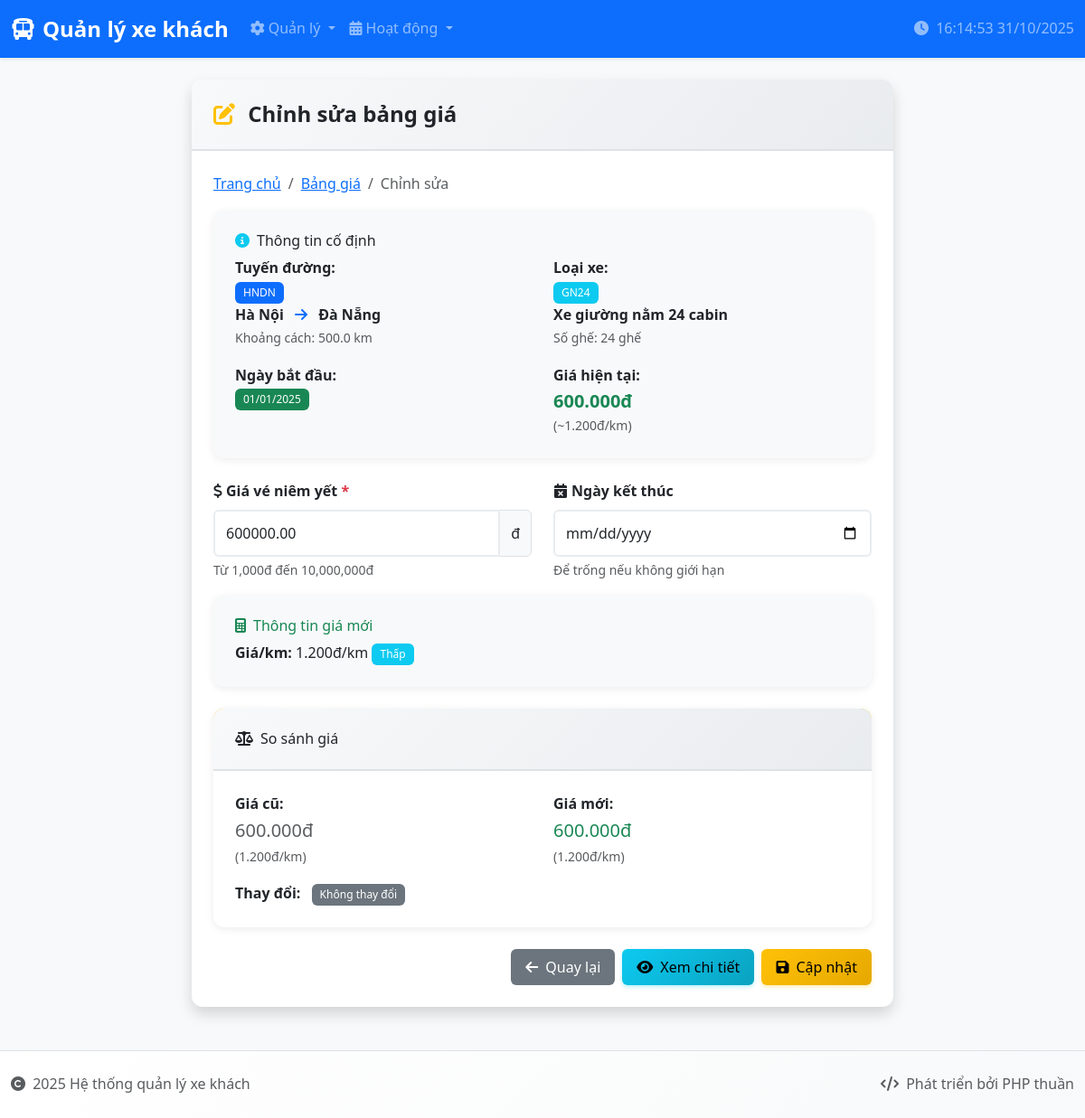
The page /quanly_xe_khach/bang_gia/edit.php?tuyen=HNDN&loai=GN24&ngay=2025-01-01 on the database its author committed.
### tables this page shows
CREATE TABLE `bang_gia` (
  `MaTuyenDuong` varchar(4) NOT NULL,
  `MaLoaiXe` varchar(10) NOT NULL,
  `NgayBatDau` date NOT NULL,
  `NgayKetThuc` date DEFAULT NULL,
  `GiaVeNiemYet` decimal(10,2) NOT NULL,
  PRIMARY KEY (`MaTuyenDuong`,`MaLoaiXe`,`NgayBatDau`),
  KEY `MaLoaiXe` (`MaLoaiXe`),
  CONSTRAINT `bang_gia_ibfk_1` FOREIGN KEY (`MaTuyenDuong`) REFERENCES `tuyen_duong` (`MaTuyenDuong`),
  CONSTRAINT `bang_gia_ibfk_2` FOREIGN KEY (`MaLoaiXe`) REFERENCES `loai_xe` (`MaLoaiXe`)
);

CREATE TABLE `tuyen_duong` (
  `MaTuyenDuong` varchar(4) NOT NULL,
  `DiemDau` varchar(100) NOT NULL,
  `DiemCuoi` varchar(100) NOT NULL,
  `DoPhucTap` int(11) DEFAULT NULL CHECK (`DoPhucTap` in (1,2,3)),
  `DoDai` int(11) NOT NULL,
  PRIMARY KEY (`MaTuyenDuong`)
);

CREATE TABLE `loai_xe` (
  `MaLoaiXe` varchar(10) NOT NULL,
  `TenLoaiXe` varchar(50) NOT NULL,
  `SoGhe` int(11) NOT NULL,
  PRIMARY KEY (`MaLoaiXe`)
);

### quanly_xe_khach/bang_gia/edit.php (the view, shortened to what this page needs)
<?php
$database = new Database();
$db = $database->getConnection();
$tuyen = isset($_GET['tuyen']) ? $_GET['tuyen'] : '';
$loai = isset($_GET['loai']) ? $_GET['loai'] : '';
$ngay = isset($_GET['ngay']) ? $_GET['ngay'] : '';
try {
    $query = "SELECT bg.*, td.DiemDau, td.DiemCuoi, td.DoDai, lx.TenLoaiXe, lx.SoGhe
              FROM bang_gia bg
              LEFT JOIN tuyen_duong td ON bg.MaTuyenDuong = td.MaTuyenDuong
              LEFT JOIN loai_xe lx ON bg.MaLoaiXe = lx.MaLoaiXe
              WHERE bg.MaTuyenDuong = ? AND bg.MaLoaiXe = ? AND bg.NgayBatDau = ?";
    $stmt = $db->prepare($query);
    $stmt->execute([$tuyen, $loai, $ngay]);
    $bang_gia = $stmt->fetch(PDO::FETCH_ASSOC);
} catch(PDOException $e) {
    $error = "Lỗi: " . $e->getMessage();
}
include '../includes/header.php';
?>
<div class="row justify-content-center">
    <div class="col-md-10 col-lg-8">
        <div class="card shadow">
            <div class="card-header">
                <h4 class="mb-0">
                    <i class="fas fa-edit text-warning me-2"></i>
                    Chỉnh sửa bảng giá
                </h4>
            </div>
            <div class="card-body">
                <nav aria-label="breadcrumb" class="mb-3">
                    <ol class="breadcrumb">
                        <li class="breadcrumb-item"><a href="index.php">Trang chủ</a></li>
                        <li class="breadcrumb-item"><a href="index.php">Bảng giá</a></li>
                        <li class="breadcrumb-item active">Chỉnh sửa</li>
                    </ol>
                </nav>
                <?php if ($bang_gia): ?>
                    <div class="mb-4">
                        <div class="card bg-light">
                            <div class="card-body">
                                <h6 class="card-title">
                                    <i class="fas fa-info-circle text-info me-2"></i>Thông tin cố định
                                </h6>
                                <div class="row">
                                    <div class="col-md-6">
                                        <strong>Tuyến đường:</strong><br>
                                        <span class="badge bg-primary me-2"><?php echo htmlspecialchars($bang_gia['MaTuyenDuong']); ?></span><br>
                                        <span class="fw-bold"><?php echo htmlspecialchars($bang_gia['DiemDau']); ?></span>
                                        <i class="fas fa-arrow-right mx-2 text-primary"></i>
                                        <span class="fw-bold"><?php echo htmlspecialchars($bang_gia['DiemCuoi']); ?></span><br>
                                        <small class="text-muted">Khoảng cách: <?php echo number_format($bang_gia['DoDai'], 1); ?> km</small>
                                    </div>
                                    <div class="col-md-6">
                                        <strong>Loại xe:</strong><br>
                                        <span class="badge bg-info me-2"><?php echo htmlspecialchars($bang_gia['MaLoaiXe']); ?></span><br>
                                        <span class="fw-bold"><?php echo htmlspecialchars($bang_gia['TenLoaiXe']); ?></span><br>
                                        <small class="text-muted">Số ghế: <?php echo $bang_gia['SoGhe']; ?> ghế</small>
                                    </div>
                                </div>
                                <div class="row mt-3">
                                    <div class="col-md-6">
                                        <strong>Ngày bắt đầu:</strong><br>
                                        <span class="badge bg-success"><?php echo date('d/m/Y', strtotime($bang_gia['NgayBatDau'])); ?></span>
                                    </div>
                                    <div class="col-md-6">
                                        <strong>Giá hiện tại:</strong><br>
                                        <span class="fw-bold text-success fs-5">
                                        <?php echo number_format($bang_gia['GiaVeNiemYet'], 0, ',', '.'); ?>đ
                                    </span>
                                        <small class="text-muted d-block">
                                            (~<?php echo number_format($bang_gia['GiaVeNiemYet'] / $bang_gia['DoDai'], 0, ',', '.'); ?>đ/km)
                                        </small>
                                    </div>
                                </div>
                            </div>
                        </div>
                    </div>
                    <form method="POST" class="needs-validation" novalidate>
                        <div class="row">
                            <div class="col-md-6 mb-3">
                                <label class="form-label">
                                    <i class="fas fa-dollar-sign me-1"></i>Giá vé niêm yết <span class="text-danger">*</span>
                                </label>
                                <div class="input-group">
                                    <input type="number"
                                           class="form-control"
                                           name="gia_ve_niem_yet"
                                           id="gia_ve"
                                           value="<?php echo isset($_POST['gia_ve_niem_yet']) ? $_POST['gia_ve_niem_yet'] : $bang_gia['GiaVeNiemYet']; ?>"
                                           min="1000"
                                           max="10000000"
                                           step="1000"
                                           required>
                                    <span class="input-group-text">đ</span>
                                </div>
                                <div class="form-text">Từ 1,000đ đến 10,000,000đ</div>
                            </div>
                            <div class="col-md-6 mb-3">
                                <label class="form-label">
                                    <i class="fas fa-calendar-times me-1"></i>Ngày kết thúc
                                </label>
                                <input type="date"
                                       class="form-control"
                                       name="ngay_ket_thuc"
                                       value="<?php echo isset($_POST['ngay_ket_thuc']) ? $_POST['ngay_ket_thuc'] : $bang_gia['NgayKetThuc']; ?>"
                                       min="<?php echo $bang_gia['NgayBatDau']; ?>">
                                <div class="form-text">Để trống nếu không giới hạn</div>
                            </div>
                        </div>
                        <div class="mb-4">
                            <div class="card bg-light">
                                <div class="card-body">
                                    <h6 class="card-title text-success">
                                        <i class="fas fa-calculator me-2"></i>Thông tin giá mới
                                    </h6>
                                    <div id="price-info">
                                    </div>
                                </div>
                            </div>
                        </div>
                        <div class="mb-4">
                            <div class="card border-warning">
                                <div class="card-header bg-warning text-dark">
                                    <h6 class="mb-0"><i class="fas fa-balance-scale me-2"></i>So sánh giá</h6>
                                </div>
                                <div class="card-body">
                                    <div class="row">
                                        <div class="col-md-6">
                                            <strong>Giá cũ:</strong><br>
                                            <span class="text-muted fs-5"><?php echo number_format($bang_gia['GiaVeNiemYet'], 0, ',', '.'); ?>đ</span><br>
                                            <small class="text-muted">(<?php echo number_format($bang_gia['GiaVeNiemYet'] / $bang_gia['DoDai'], 0, ',', '.'); ?>đ/km)</small>
                                        </div>
                                        <div class="col-md-6">
                                            <strong>Giá mới:</strong><br>
                                            <span id="new-price" class="text-success fs-5">-</span><br>
                                            <small id="new-price-per-km" class="text-muted">-</small>
                                        </div>
                                    </div>
                                    <div class="row mt-3">
                                        <div class="col-12">
                                            <strong>Thay đổi:</strong>
                                            <span id="price-change" class="ms-2">-</span>
                                        </div>
                                    </div>
                                </div>
                            </div>
                        </div>
                        <div class="d-grid gap-2 d-md-flex justify-content-md-end">
                            <a href="index.php" class="btn btn-secondary">
                                <i class="fas fa-arrow-left me-2"></i>Quay lại
                            </a>
                            <a href="view.php?tuyen=<?php echo $bang_gia['MaTuyenDuong']; ?>&loai=<?php echo $bang_gia['MaLoaiXe']; ?>&ngay=<?php echo $bang_gia['NgayBatDau']; ?>" class="btn btn-info">
                                <i class="fas fa-eye me-2"></i>Xem chi tiết
                            </a>
                            <button type="submit" class="btn btn-warning">
                                <i class="fas fa-save me-2"></i>Cập nhật
                            </button>
                        </div>
                    </form>
                <?php endif; ?>
            </div>
        </div>
    </div>
</div>
<?php include '../includes/footer.php'; ?>

### quanly_xe_khach/style.css (style rules this page uses)
:root { --primary-color: #0d6efd; --secondary-color: #6c757d; --success-color: #198754; --info-color: #0dcaf0; --warning-color: #ffc107; --danger-color: #dc3545; --light-color: #f8f9fa; --dark-color: #212529; }
body { font-family: 'Segoe UI', Tahoma, Geneva, Verdana, sans-serif; background-color: #f8f9fa; line-height: 1.6; }
.card { border: none; border-radius: 12px; box-shadow: 0 2px 10px rgba(0,0,0,0.08); transition: transform 0.2s ease, box-shadow 0.2s ease; }
.card-header { background: linear-gradient(135deg, #f8f9fa 0%, #e9ecef 100%); border-bottom: 2px solid #dee2e6; border-radius: 12px 12px 0 0 !important; padding: 1.5rem; }
.card-header h4 { margin: 0; color: var(--dark-color); font-weight: 600; }
.card-body { padding: 1.5rem; }
.btn { border-radius: 6px; font-weight: 500; padding: 0.5rem 1rem; transition: all 0.2s ease; border: none; }
.btn-warning { background: linear-gradient(135deg, #ffc107 0%, #e6a800 100%); box-shadow: 0 2px 4px rgba(255, 193, 7, 0.3); color: #000; }
.btn-info { background: linear-gradient(135deg, #0dcaf0 0%, #0aa2c0 100%); box-shadow: 0 2px 4px rgba(13, 202, 240, 0.3); color: #000; }
.badge { font-size: 0.75rem; font-weight: 500; padding: 0.5em 0.75em; border-radius: 6px; }
.form-control, .form-select { border: 2px solid #e9ecef; border-radius: 6px; padding: 0.75rem; transition: border-color 0.2s ease, box-shadow 0.2s ease; }
.form-label { font-weight: 600; color: var(--dark-color); margin-bottom: 0.5rem; }

### quanly_xe_khach/includes/header.php (style rules this page uses)
.card-header { background-color: #f8f9fa; border-bottom: 2px solid #dee2e6; }

### rows shown on the page
bang_gia: MaTuyenDuong "HNDN", MaTuyenDuong.DiemDau "Hà Nội", MaTuyenDuong.DiemCuoi "Đà Nẵng", MaTuyenDuong.DoDai "500.0", MaLoaiXe "GN24", MaLoaiXe.TenLoaiXe "Xe giường nằm 24 cabin", MaLoaiXe.SoGhe "24", NgayBatDau "01/01/2025", GiaVeNiemYet "600.000", $bang_gia['GiaVeNiemYet']/$bang_gia['DoDai'] "1.200", gia_ve_niem_yet "600000.00"
